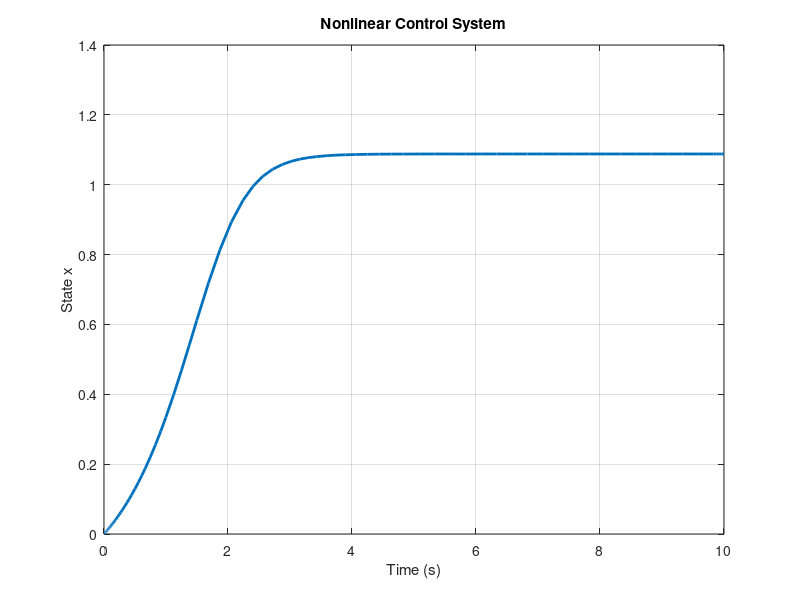
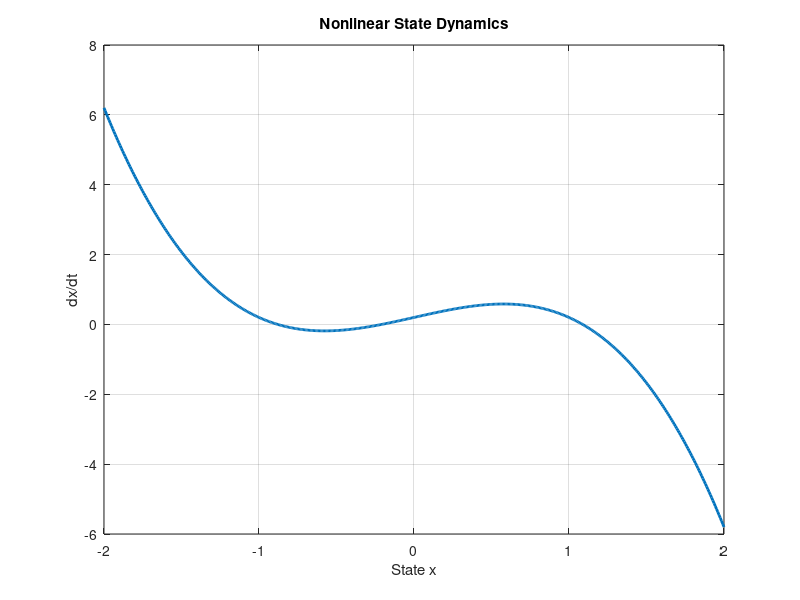

MATLAB code to generate these figures, in order:
%% CONTROL SYSTEM 10 - NONLINEAR CONTROL

clear;
clc;
close all;

%% Input
u = 0.2;

%% Simulation time
tspan = [0 10];

%% Initial condition
x0 = 0;

%% Nonlinear differential equation
nonlinear_system = @(t,x) x - x^3 + u;

%% Solve using ODE45
[t,x] = ode45(nonlinear_system,tspan,x0);

%% Plot state response
figure;

plot(t,x,'LineWidth',2);

grid on;

xlabel('Time (s)');
ylabel('State x');
title('Nonlinear Control System');

%% Plot the nonlinear dynamics
figure;

x_values = linspace(-2,2,500);

dx = x_values - x_values.^3 + u;

plot(x_values,dx,'LineWidth',2);

grid on;

xlabel('State x');
ylabel('dx/dt');
title('Nonlinear State Dynamics');

%% Display final state
fprintf('Final state x = %.4f\n',x(end));
